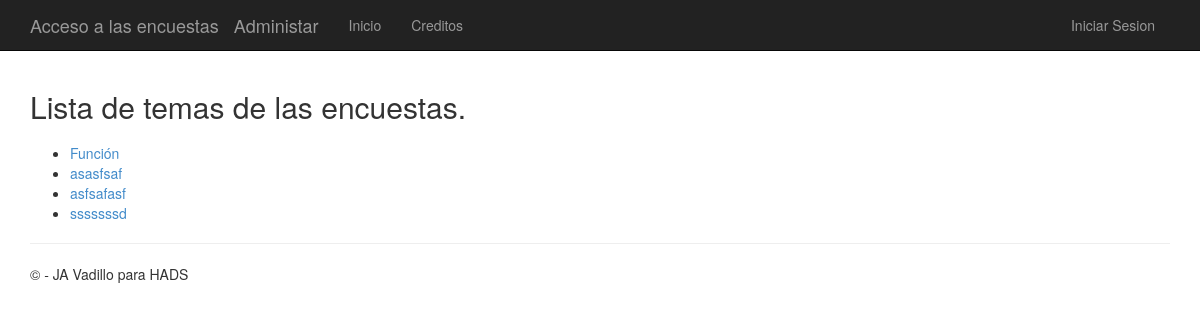
/polls/, run on an earlier commit of the app's database.
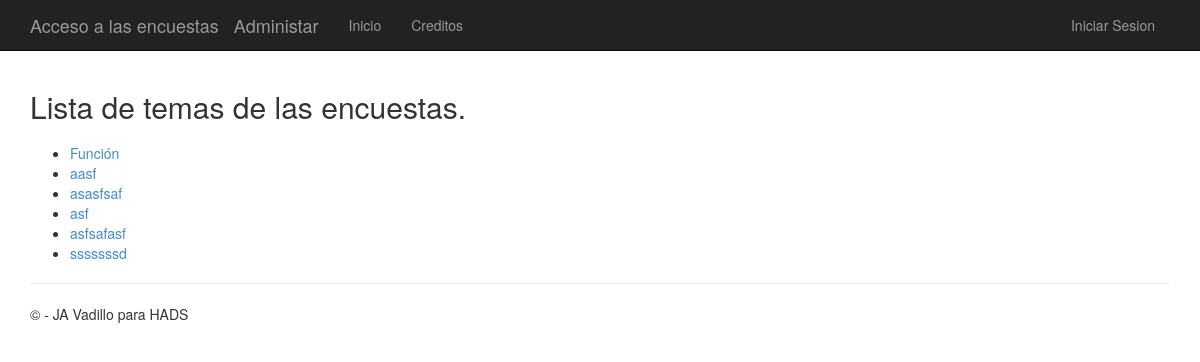
And on a later commit of the database.
### app/models.py (models this page shows)
class Question(models.Model):
    question_text = models.CharField(max_length=200)
    question_topic = models.CharField(max_length=200)
    correct_response = models.IntegerField()
    choice_max = models.IntegerField()
    pub_date = models.DateTimeField('date published')

### app/views.py (the view)
# urls.py: url(r'^polls/', app.views.index, name='index'),
def index(request):
    latest_question_list = Question.objects.order_by('question_topic').values_list('question_topic', flat=True).distinct()
    template = loader.get_template('polls/index.html')
    context = {
                'title':'Lista de temas de las encuestas',
                'latest_question_list': latest_question_list,
              }
    return render(request, 'polls/index.html', context)

### app/templates/polls/index.html (shortened to what this page needs)
﻿{% extends "app/layout.html" %}
{% block content %}
<h2>{{ title }}.</h2>
{% if latest_question_list %}
    <ul>
    {% for question in latest_question_list %}
        <li><a href="{% url 'topic' question %}">{{ question }}</a></li>
    {% endfor %}
    </ul>
{% else %}
    <p>No polls are available.</p>
{% endif %}
{% endblock %}

What changed in the data, as far as the page shows it:
added Question: question_topic "aasf"
added Question: question_topic "asf"
